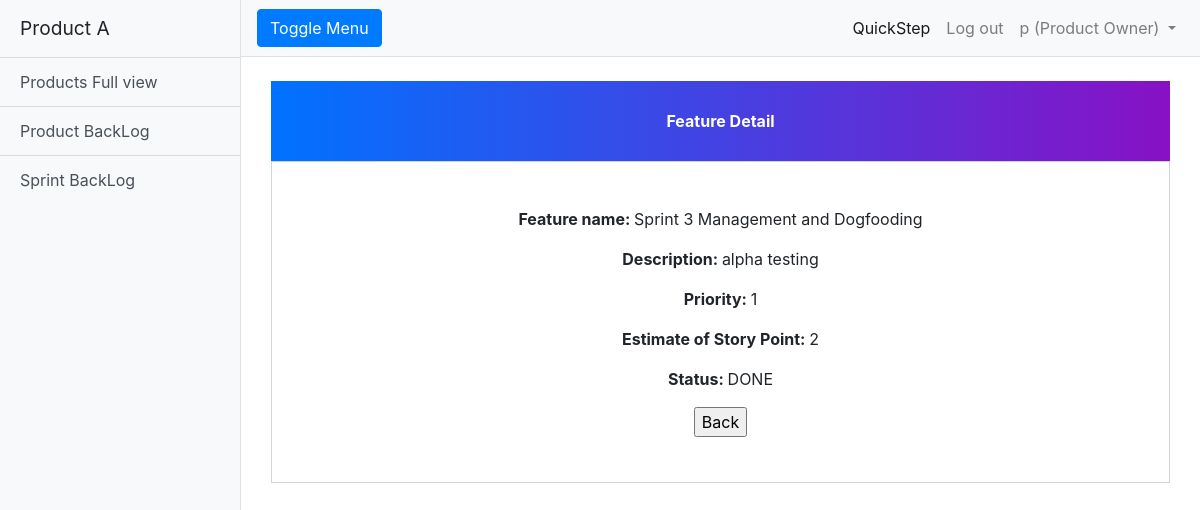
Screenshot of /viewPBIdetail/37/ (signed in) with the database file from the repository.
### products/models.py (models this page shows, shortened)
class User(AbstractUser):
    is_DEVELOPER = models.BooleanField(default=False)
    is_PRODUCT_OWNER = models.BooleanField(default=False)
    is_SCRUM_MASTER = models.BooleanField(default=False)
    is_project = models.BooleanField(default=False)

class PBI(models.Model):
    name = models.CharField(max_length=200)
    priority = models.PositiveIntegerField()
    description = models.TextField(max_length=1000, null=True)
    story_point = models.PositiveIntegerField()
    cumulative_story_point = models.PositiveIntegerField(default=0, editable=False)
    STATUS_CHOICES = [
        ('DONE', 'Done'),
        ('IN_PROCESSING', 'In process'),
        ('NOT_YET_START', 'Not yet start'),
        ('UNFINISHED', 'Unfinished')
    ]
    status = models.CharField(max_length=200,choices=STATUS_CHOICES,default='NOT_YET_START')
    in_sprint = models.BooleanField(default=False)
    total_effort_hours = models.PositiveIntegerField(default=0)

### products/views.py (the view)
# urls.py: url(r'^viewPBIdetail/(?P<pk>\d+)/$', login_required(views.PBIDetailView.as_view()), name='pbiDetail'),
class PBIDetailView(DetailView):
	model = PBI
	template_name = 'detail_pbi.html'
	success_url = '/viewPBI/'
	context_object_name = 'PBI'

### templates/detail_pbi.html (shortened to what this page needs)
<!DOCTYPE html>
<html lang="en">
<link href="//maxcdn.bootstrapcdn.com/bootstrap/4.1.1/css/bootstrap.min.css" rel="stylesheet" id="bootstrap-css">
  {% load static %}
<link href="{% static 'css/addproduct.css'%}" rel="stylesheet">
<head>
  <link href="{% static 'vendor/bootstrap/css/bootstrap.min.css' %}" rel="stylesheet">
  <link href="{% static 'css/simple-sidebar.css' %}" rel="stylesheet">
</head>
<body>
  <div class="d-flex" id="wrapper">
    <div class="bg-light border-right" id="sidebar-wrapper">
    {% include 'header.html' %}
    <div id="page-content-wrapper">
      {% include 'navbar.html' %}
      <div class="container-fluid">
        <div class="container register-form">
                    <div class="form">
                        <div class="note">
                            <p> Feature Detail</p>
                        </div>
                        <form class="form-content" method="post">
                          <center>
                            <form action="" method="post">
                              <p><b>Feature name: </b> {{PBI.name}} </p>
                              <p><b>Description: </b>{{PBI.description}}</p>
                                <p><b>Priority: </b> {{ PBI.priority }}</p>
                                  <p><b>Estimate of Story Point: </b>{{ PBI.story_point }}</p>
                                  <p><b>Status: </b>{{ PBI.status }}</p>
                                  <div class="btn-group" role="group" aria-label="Basic example">
                                  <input type=button value="Back" onClick="javascript:history.go(-1);">
                                </div>
                            </form>
                          </center>
                        </form>
                    </div>
                </div>
      </div>
    </div>
    </div>
</body>
</html>

### templates/navbar.html (shortened to what this page needs)
      <nav class="navbar navbar-expand-lg navbar-light bg-light border-bottom">
        <button class="btn btn-primary" id="menu-toggle">Toggle Menu</button>
        <div class="collapse navbar-collapse" id="navbarSupportedContent">
          <ul class="navbar-nav ml-auto mt-2 mt-lg-0">
            <li class="nav-item active">
                <a class="nav-link" href="{% url 'products:veiwFullPBI'%}">QuickStep <span class="sr-only">(current)</span></a>
            </li>
            <li class="nav-item">
              <a class="nav-link" href="{% url 'products:logout' %}">Log out</a>
            </li>
            <li class="nav-item dropdown">
              <a class="nav-link dropdown-toggle" href="#" id="navbarDropdown" role="button" data-toggle="dropdown" aria-haspopup="true" aria-expanded="false">
                {{user.first_name}}
                {% if user.is_authenticated and user.is_PRODUCT_OWNER %}
                (Product Owner)
                {% endif %}
              </a>
            </li>
          </ul>
        </div>
      </nav>

### static/css/addproduct.css (style rules this page uses)
.note { text-align: center; height: 80px; background: -webkit-linear-gradient(left, #0072ff, #8811c5); color: #fff; font-weight: bold; line-height: 80px; }
.form-content { padding: 5%; border: 1px solid #ced4da; margin-bottom: 2%; }

### static/css/simple-sidebar.css (style rules this page uses)
body { overflow-x: hidden; }
#sidebar-wrapper { min-height: 100vh; margin-left: -15rem; -webkit-transition: margin .25s ease-out; -moz-transition: margin .25s ease-out; -o-transition: margin .25s ease-out; transition: margin .25s ease-out; }
#page-content-wrapper { min-width: 100vw; }
@media (min-width: 768px) { #sidebar-wrapper { margin-left: 0; } }
@media (min-width: 768px) { #page-content-wrapper { min-width: 0; width: 100%; } }

### rows the page displays
User: first_name "p"
PBI: name "Sprint 3 Management and Dogfooding", description "alpha testing", priority "1", story_point "2", status "DONE"
